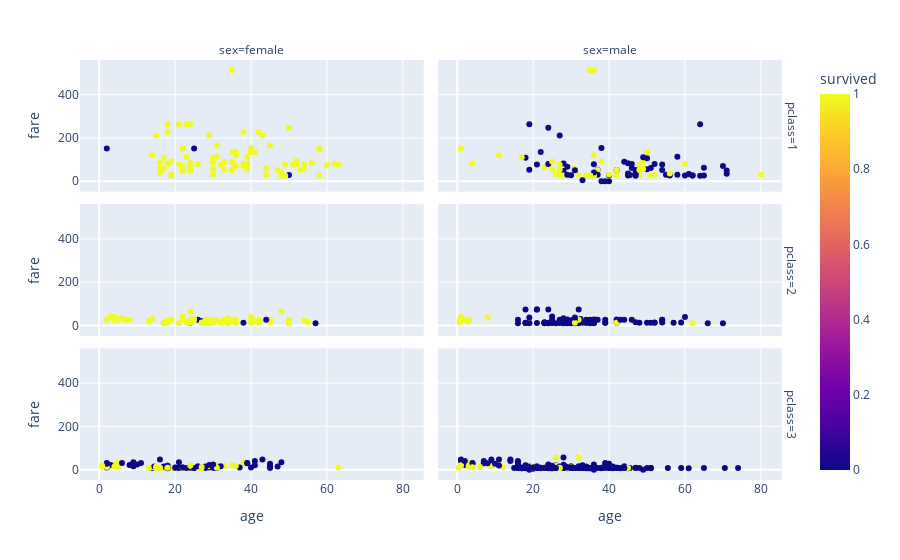

Source (notebook cell):
### Markdown cell above
Scatter plot with age, sex, class and fare information.

### Code cell
fig_st2 = px.scatter(data,'age','fare', color = 'survived', facet_col= 'sex',
           facet_row = 'pclass', category_orders =
           {'pclass':[1,2,3],'sex':['female','male']})
fig_st2.show()

### Figure 1 — Plotly figure (JSON) as saved in the notebook; plotly's stock layout.template omitted (floating-point values rounded to 4 significant figures; data arrays with more than 128 entries replaced by an {"elided": "..."} marker saying what was removed)
{"data": [{"hovertemplate": "pclass=1<br>sex=female<br>age=%{x}<br>fare=%{y}<br>survived=%{marker.color}<extra></extra>", "legendgroup": "", "marker": {"color": [1, 1, 1, 1, 1, 1, 1, 1, 1, 1, 0, 1, 1, 1, 1, 1, 1, 1, 1, 1, 1, 1, 1, 1, 0, 1, 1, 1, 1, 1, 1, 1, 1, 1, 1, 1, 1, 1, 1, 1, 1, 1, 1, 1, 1, 1, 1, 1, 1, 1, 0, 1, 1, 1, 1, 1, 1, 1, 1, 1, 1, 1, 1, 1, 1, 1, 1, 1, 1, 1, 1, 1, 1, 1, 1, 1, 1, 1, 1, 1, 1, 1, 1, 1, 1, 1, 1, 1, 1, 1, 1, 1, 1, 1], "coloraxis": "coloraxis", "symbol": "circle"}, "mode": "markers", "name": "", "orientation": "v", "showlegend": false, "type": "scatter", "x": [38, 35, 58, null, 49, 38, 23, 19, 22, null, 50, 44, 58, 31, 32, 35, null, 30, 35, 58, 35, 63, 26, 19, 2, 50, null, 17, 30, 24, 18, 31, 40, 36, 16, null, 41, 24, 22, 60, 24, null, 42, 35, 23, 33, 14, null, 35, 54, 25, 16, 54, 30, 44, 30, 22, 36, 48, 39, 53, 39, 39, 18, 52, 40, 21, 24, null, 15, 18, 22, 24, 38, 29, 21, 33, 36, 51, 43, 17, 49, 33, 52, 62, 39, 30, null, 16, 45, 48, 47, 56, 19], "xaxis": "x5", "y": [71.28, 53.1, 26.55, 146.5, 76.73, 80, 263, 26.28, 66.6, 55, 28.71, 27.72, 146.5, 113.3, 76.29, 83.47, 79.2, 86.5, 512.3, 153.5, 135.6, 77.96, 78.85, 91.08, 151.6, 247.5, 110.9, 108.9, 56.93, 83.16, 262.4, 164.9, 134.5, 135.6, 57.98, 133.7, 134.5, 263, 55, 75.25, 69.3, 82.17, 227.5, 52, 113.3, 90, 120, 51.86, 90, 78.27, 151.6, 86.5, 59.4, 93.5, 57.98, 106.4, 49.5, 71, 39.6, 79.65, 51.48, 55.9, 110.9, 79.65, 78.27, 153.5, 77.96, 69.3, 52, 211.3, 227.5, 151.6, 49.5, 227.5, 211.3, 262.4, 86.5, 120, 77.96, 211.3, 57, 25.93, 53.1, 93.5, 80, 83.16, 31, 89.1, 39.4, 164.9, 25.93, 52.55, 83.16, 30], "yaxis": "y5"}, {"hovertemplate": "pclass=1<br>sex=male<br>age=%{x}<br>fare=%{y}<br>survived=%{marker.color}<extra></extra>", "legendgroup": "", "marker": {"color": [0, 1, 0, 0, 0, 0, 0, 1, 0, 0, 0, 0, 0, 1, 0, 0, 0, 0, 0, 0, 0, 0, 0, 0, 0, 1, 1, 1, 0, 1, 0, 0, 0, 0, 0, 0, 0, 1, 1, 0, 0, 0, 0, 0, 1, 0, 0, 1, 1, 0, 0, 1, 1, 1, 0, 1, 0, 1, 0, 0, 0, 1, 0, 0, 0, 0, 1, 1, 0, 0, 0, 0, 0, 1, 0, 0, 1, 0, 1, 1, 0, 1, 1, 1, 0, 1, 1, 0, 1, 1, 0, 1, 0, 0, 1, 1, 1, 0, 0, 1, 1, 0, 1, 1, 1, 1, 0, 0, 0, 0, 0, 0, 0, 1, 0, 0, 0, 1, 1, 0, 0, 1], "coloraxis": "coloraxis", "symbol": "circle"}, "mode": "markers", "name": "", "orientation": "v", "showlegend": false, "type": "scatter", "x": [54, 28, 19, 40, 28, 42, 65, null, 45, null, 28, 46, 71, 23, 21, 47, 24, 54, 37, 24, 51, null, 61, 56, null, 45, 40, 38, 44, 37, 62, 52, 40, null, 37, null, null, null, 0.92, 45.5, 38, 29, 45, null, 25, 22, 27, 36, 28, 50, 64, 4, 34, 52, 30, 49, 65, 48, 47, 56, null, 25, 58, 55, 71, 18, null, 36, 47, null, 45, 50, 64, 17, 62, null, 36, 36, 60, 49, null, 35, 27, 42, 61, 80, 32, null, 48, 56, 58, 50, 47, 31, 36, 27, 31, 60, 49, 35, 42, null, 48, 27, 35, null, 36, 70, 19, null, 29, 46, null, 11, 39, null, 38, null, 51, 31, 33, 26], "xaxis": "x6", "y": [51.86, 35.5, 263, 27.72, 82.17, 52, 61.98, 35.5, 83.47, 27.72, 47.1, 61.17, 34.65, 63.36, 77.29, 52, 247.5, 77.29, 53.1, 79.2, 61.38, 25.93, 33.5, 30.7, 50, 26.55, 31, 90, 90, 52.55, 26.55, 79.65, 0, 31, 29.7, 26, 27.72, 30.5, 151.6, 28.5, 153.5, 66.6, 35.5, 35, 55.44, 135.6, 211.5, 120, 26.55, 55.9, 263, 81.86, 26.55, 30.5, 27.75, 89.1, 26.55, 26.55, 38.5, 26.55, 52, 91.08, 29.7, 30.5, 49.5, 108.9, 26.55, 26.29, 34.02, 221.8, 26.55, 106.4, 26, 110.9, 26.55, 227.5, 26.39, 40.12, 79.2, 56.93, 42.4, 26.55, 30.5, 52.55, 32.32, 30, 30.5, 0, 76.73, 35.5, 113.3, 133.7, 25.59, 52, 512.3, 76.73, 57, 26.55, 110.9, 26.29, 26.29, 26.55, 52, 53.1, 512.3, 30, 78.85, 71, 53.1, 39.6, 30, 79.2, 30.7, 120, 0, 0, 0, 29.7, 26.55, 50.5, 5, 30], "yaxis": "y6"}, {"hovertemplate": "pclass=2<br>sex=female<br>age=%{x}<br>fare=%{y}<br>survived=%{marker.color}<extra></extra>", "legendgroup": "", "marker": {"color": [1, 1, 0, 1, 1, 1, 1, 1, 1, 1, 1, 1, 1, 1, 0, 1, 1, 1, 1, 1, 1, 0, 1, 1, 1, 1, 1, 1, 0, 1, 1, 1, 1, 1, 1, 1, 1, 1, 1, 1, 1, 1, 1, 1, 1, 1, 1, 1, 1, 1, 1, 1, 1, 1, 1, 1, 1, 1, 1, 1, 1, 1, 1, 1, 1, 1, 1, 1, 0, 1, 1, 0, 1, 1, 1, 1], "coloraxis": "coloraxis", "symbol": "circle"}, "mode": "markers", "name": "", "orientation": "v", "showlegend": false, "type": "scatter", "x": [14, 55, 27, 3, 29, 21, 5, 29, 17, 34, 32.5, 29, 40, 32, 24, 35, 8, 24, 50, 41, null, 26, 24, 30, 22, 36, 24, 40, 38, 36, 17, 28, 34, 18, 28, 19, 42, 24, 45, 28, 13, 50, 33, 23, 33, 34, 36, 50, 2, 7, 19, 34, 25, null, 24, 22, 24, 4, 28, 18, 40, 45, 27, 6, 30, 30, 4, 48, 57, 54, 31, 44, 42, 27, 28, 25], "xaxis": "x3", "y": [30.07, 16, 21, 41.58, 26, 10.5, 27.75, 10.5, 10.5, 23, 13, 26, 15.75, 13, 13, 21, 26.25, 14.5, 26, 19.5, 12.35, 26, 26, 12.35, 29, 13, 13, 13, 13, 13, 12, 12.65, 32.5, 13, 26, 26, 26, 18.75, 26.25, 13, 19.5, 10.5, 27.75, 13.79, 26, 10.5, 26, 10.5, 26, 26.25, 26, 13, 30, 33, 27, 41.58, 65, 39, 13, 23, 39, 13.5, 10.5, 33, 21, 13, 23, 65, 10.5, 23, 26.25, 26, 13, 13.86, 24, 26], "yaxis": "y3"}, {"hovertemplate": "pclass=2<br>sex=male<br>age=%{x}<br>fare=%{y}<br>survived=%{marker.color}<extra></extra>", "legendgroup": "", "marker": {"color": [1, 0, 1, 0, 0, 0, 1, 0, 0, 0, 0, 0, 0, 0, 0, 0, 0, 0, 0, 0, 1, 0, 1, 0, 0, 0, 0, 1, 0, 0, 0, 0, 0, 0, 0, 0, 0, 0, 1, 0, 0, 0, 0, 1, 0, 0, 0, 0, 0, 0, 0, 0, 1, 0, 0, 0, 0, 0, 0, 0, 0, 0, 1, 1, 1, 0, 0, 1, 0, 0, 0, 0, 0, 0, 0, 0, 0, 0, 0, 1, 0, 0, 0, 0, 0, 0, 0, 0, 0, 0, 0, 0, 1, 0, 0, 0, 0, 0, 0, 0, 1, 1, 0, 0, 0, 0, 0, 0], "coloraxis": "coloraxis", "symbol": "circle"}, "mode": "markers", "name": "", "orientation": "v", "showlegend": false, "type": "scatter", "x": [null, 35, 34, 66, 32, 21, 0.83, 34, 29, 21, 32.5, 25, 23, 18, 19, 36.5, 42, 51, 30, null, 1, 19, 3, 30, 42, 30, 27, 19, 18, 59, 24, 44, 19, 33, 29, 54, 36, null, 42, 36, 30, 43, 54, 2, 28, 25, 36, 29, 18, 46, 23, 34, 3, null, 30, 31, 36, 48, null, 34, null, 23, 32, null, 8, 27, 28, 62, 54, 47, 37, 26, 57, 31, 24, 23, 32, 25, 70, 31, null, 60, 25, 52, 39, 52, 34, 50, 25, null, 23, 23, 0.67, 18, 16, 39, 34, 39, 35, 31, 1, 0.83, 16, 28, 21, 24, 28, 27], "xaxis": "x4", "y": [13, 26, 13, 10.5, 10.5, 73.5, 29, 26, 21, 73.5, 30.07, 13, 15.05, 11.5, 36.75, 26, 13, 12.53, 13, 15.05, 39, 13, 26, 13, 27, 10.5, 13, 10.5, 13, 13.5, 10.5, 26, 10.5, 12.28, 10.5, 26, 10.5, 0, 13, 12.88, 24, 26.25, 14, 26, 13, 13, 13, 27.72, 73.5, 26, 10.5, 21, 18.75, 0, 13, 10.5, 27.75, 13, 0, 21, 0, 11.5, 26, 13.86, 36.75, 26, 13.5, 10.5, 26, 15, 26, 10.5, 12.35, 26.25, 73.5, 13, 73.5, 13, 10.5, 13, 0, 39, 41.58, 13.5, 26, 13, 13, 13, 26, 0, 13, 13, 14.5, 11.5, 26, 13, 13, 13, 10.5, 37.0, 37.0, 18.75, 10.5, 33, 11.5, 13, 10.5, 13], "yaxis": "y4"}, {"hovertemplate": "pclass=3<br>sex=female<br>age=%{x}<br>fare=%{y}<br>survived=%{marker.color}<extra></extra>", "legendgroup": "", "marker": {"color": {"elided": "144 int values"}, "coloraxis": "coloraxis", "symbol": "circle"}, "mode": "markers", "name": "", "orientation": "v", "showlegend": false, "type": "scatter", "x": {"elided": "144 float values"}, "xaxis": "x", "y": {"elided": "144 float values"}, "yaxis": "y"}, {"hovertemplate": "pclass=3<br>sex=male<br>age=%{x}<br>fare=%{y}<br>survived=%{marker.color}<extra></extra>", "legendgroup": "", "marker": {"color": {"elided": "347 int values"}, "coloraxis": "coloraxis", "symbol": "circle"}, "mode": "markers", "name": "", "orientation": "v", "showlegend": false, "type": "scatter", "x": {"elided": "347 float values"}, "xaxis": "x2", "y": {"elided": "347 float values"}, "yaxis": "y2"}], "layout": {"annotations": [{"font": {}, "showarrow": false, "text": "sex=female", "x": 0.24, "xanchor": "center", "xref": "paper", "y": 1.0, "yanchor": "bottom", "yref": "paper"}, {"font": {}, "showarrow": false, "text": "sex=male", "x": 0.74, "xanchor": "center", "xref": "paper", "y": 1.0, "yanchor": "bottom", "yref": "paper"}, {"font": {}, "showarrow": false, "text": "pclass=3", "textangle": 90, "x": 0.98, "xanchor": "left", "xref": "paper", "y": 0.1567, "yanchor": "middle", "yref": "paper"}, {"font": {}, "showarrow": false, "text": "pclass=2", "textangle": 90, "x": 0.98, "xanchor": "left", "xref": "paper", "y": 0.5, "yanchor": "middle", "yref": "paper"}, {"font": {}, "showarrow": false, "text": "pclass=1", "textangle": 90, "x": 0.98, "xanchor": "left", "xref": "paper", "y": 0.8433, "yanchor": "middle", "yref": "paper"}], "coloraxis": {"colorbar": {"title": {"text": "survived"}}, "colorscale": [[0, "#0d0887"], [0.1111, "#46039f"], [0.2222, "#7201a8"], [0.3333, "#9c179e"], [0.4444, "#bd3786"], [0.5556, "#d8576b"], [0.6667, "#ed7953"], [0.7778, "#fb9f3a"], [0.8889, "#fdca26"], [1, "#f0f921"]]}, "legend": {"tracegroupgap": 0}, "margin": {"t": 60}, "xaxis": {"anchor": "y", "domain": [0, 0.48], "title": {"text": "age"}}, "xaxis2": {"anchor": "y2", "domain": [0.5, 0.98], "matches": "x", "title": {"text": "age"}}, "xaxis3": {"anchor": "y3", "domain": [0, 0.48], "matches": "x", "showticklabels": false}, "xaxis4": {"anchor": "y4", "domain": [0.5, 0.98], "matches": "x", "showticklabels": false}, "xaxis5": {"anchor": "y5", "domain": [0, 0.48], "matches": "x", "showticklabels": false}, "xaxis6": {"anchor": "y6", "domain": [0.5, 0.98], "matches": "x", "showticklabels": false}, "yaxis": {"anchor": "x", "domain": [0, 0.3133], "title": {"text": "fare"}}, "yaxis2": {"anchor": "x2", "domain": [0, 0.3133], "matches": "y", "showticklabels": false}, "yaxis3": {"anchor": "x3", "domain": [0.3433, 0.6567], "matches": "y", "title": {"text": "fare"}}, "yaxis4": {"anchor": "x4", "domain": [0.3433, 0.6567], "matches": "y", "showticklabels": false}, "yaxis5": {"anchor": "x5", "domain": [0.6867, 1.0], "matches": "y", "title": {"text": "fare"}}, "yaxis6": {"anchor": "x6", "domain": [0.6867, 1.0], "matches": "y", "showticklabels": false}}}
